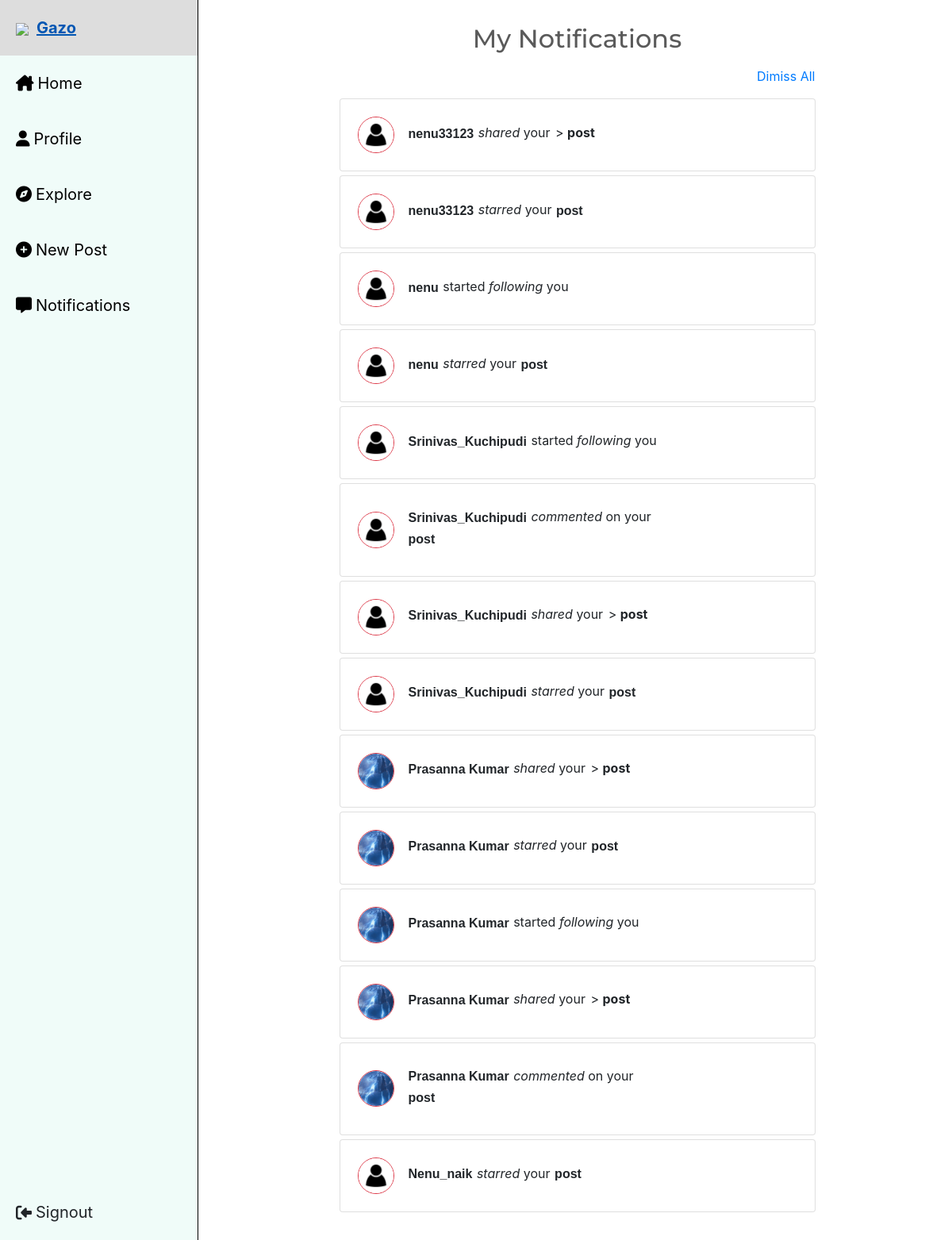
Page /notifications/1 (signed in) on the committed database.
### app.py (models this page shows, shortened)
class Notification(db.Model):
    id = db.Column(db.Integer, primary_key=True)
    post_id = db.Column(db.Integer, db.ForeignKey(
        'post.id'), nullable=False, default=-1)
    user_id = db.Column(db.Integer, nullable=False)
    user_to_be_notified_id = db.Column(
        db.Integer, db.ForeignKey('user.id'), nullable=False)
    notif_type = db.Column(db.String, nullable=False)
    created_at = db.Column(db.DateTime, default=datetime.utcnow)
    def get_user(self, user_id):
        user = User.query.filter_by(id=user_id).first()
        return user

class User(UserMixin, db.Model):
    id = db.Column(db.Integer, primary_key=True)
    username = db.Column(db.String(80), unique=True, nullable=False)
    email = db.Column(db.String(120), unique=True, nullable=False)
    password_hash = db.Column(db.String(128), nullable=False)
    bio = db.Column(db.String(120), nullable=False,
                    default='Write something about yourself')
    profession = db.Column(db.String(120), nullable=False,
                           default='Your profession')
    profile_pic = db.Column(db.String(120), nullable=False,
                            default='public/unknown.png')
    date_created = db.Column(db.DateTime, default=datetime.utcnow)
    postrows = db.relationship('Post', backref='user', lazy=True)
    starrows = db.relationship('Star', backref='user', lazy=True)
    commentrows = db.relationship('Comment', backref='user', lazy=True)
    resharerows = db.relationship('Reshare', backref='user', lazy=True)
    notificationrows = db.relationship(
        'Notification', backref='user', lazy=True)

### app.py (the view, shortened to what this page needs)
@app.route('/notifications/<int:user_id>', methods=['GET', 'DELETE'])
@login_required
def notifications(user_id):
    if request.method == 'GET':
        user = User.query.filter_by(id=user_id)
        notifications = Notification.query.filter_by(
            user_to_be_notified_id=user_id).all()
        return render_template('notifications.html', notifications=notifications, user=user)

### app.py (called while the page is built)
@login_manager.user_loader
def load_user(user_id):
    return User.query.get(int(user_id))

### templates/notifications.html (shortened to what this page needs)
<!DOCTYPE html>
<html lang="en">
<head>
    <link href="https://use.fontawesome.com/releases/v5.0.1/css/all.css" rel="stylesheet" />
    <link rel="stylesheet" href="https://cdnjs.cloudflare.com/ajax/libs/bootswatch/4.4.1/minty/bootstrap.min.css">
    <link rel="stylesheet" href="{{url_for('static',filename='css/home.css')}}">
    <link rel="stylesheet" href="https://cdnjs.cloudflare.com/ajax/libs/font-awesome/6.4.0/css/all.min.css">
    <link rel="stylesheet" href="https://stackpath.bootstrapcdn.com/bootstrap/4.3.1/css/bootstrap.min.css">
    <link rel="stylesheet" href="https://use.fontawesome.com/releases/v5.0.1/css/all.css">
</head>
<body>
    <div class="sidebar collapse show" id="sidebar">
        <a href="#" style="padding-bottom: 20px;"><img src="https://img.icons8.com/color/48/null/drawing--v2.png"
                style="margin-right: 10px;" /><strong>Gazo</strong></a>
        <a href="/home/{{current_user.id}}"><i class="fa-solid fa-house-chimney" style="margin-right: 5px;"></i>Home</a>
        <a href="/profile/{{current_user.id}}"><i class="fa-solid fa-user" style="margin-right: 5px;"></i>Profile</a>
        <a href="/explore/{{current_user.id}}"><i class="fa-solid fa-compass" style="margin-right: 5px;"></i>Explore</a>
        <a href="/post/{{current_user.id}}"><i class="fa-solid fa-circle-plus" style="margin-right: 5px;"></i>New
            Post</a>
        <a href="/notifications/{{current_user.id}}"><i class="fa-solid fa-message"
                style="margin-right: 5px;"></i>Notifications</a>
        <a class="signout" data-toggle="modal" data-target="#logoutModal">
            <i class="fa-solid fa-right-to-bracket fa-rotate-180" style="margin-right: 5px;"></i>Signout
        </a>
    </div>
    <div class="main">
        <div class="row notification-container" style="margin-left: auto; margin-right: auto;">
            <h2 class="text-center pb-2">My Notifications</h2>
            <p class="dismiss text-right"><a data-user="{{current_user.id}}" id="dismiss-all" href="#">Dimiss All</a>
            </p>
            {% for notification in notifications|reverse %}
            <div class="card notification-card notification-invitation">
                <div class="card-body">
                    <table>
                        <tr>
                            <td style="width:70%">
                                <div class="d-flex flex-row align-items-center">
                                    <button class="btn p-0 mr-3"
                                        onclick="location.href='/profile/{{notification.user_id}}'">
                                        <div
                                            class="rounded-circle overflow-hidden d-flex justify-content-center align-items-center border border-danger post-profile-photo">
                                            <img src="{{url_for('static', filename=notification.get_user(notification.user_id).profile_pic)}}"
                                                alt="..." style="object-fit: cover; position: absolute; left: 0;">
                                        </div>
                                    </button>
                                    {% if notification.notif_type == 'follow' %}
                                    <div class="card-title mt-2"><button class="btn p-0"
                                            style="font-family: Arial, Helvetica, sans-serif;"
                                            onclick="location.href='/profile/{{notification.user_id}}'">
                                            <strong>{{notification.get_user(notification.user_id).username}}</strong>
                                        </button> started <i>following</i> you
                                    </div>
                                    {% elif notification.notif_type == 'star' %}
                                    <div class="card-title mt-2"><button class="btn p-0"
                                            style="font-family: Arial, Helvetica, sans-serif;"
                                            onclick="location.href='/profile/{{notification.user_id}}'">
                                            <strong>{{notification.get_user(notification.user_id).username}}</strong>
                                        </button><i> starred</i> your <button class="btn p-0"
                                            style="font-family: Arial, Helvetica, sans-serif;"
                                            onclick="location.href='/profile/{{current_user.id}}#post-{{notification.post_id}}'">
                                            <strong>post</strong>
                                        </button>
                                    </div>
                                    {% elif notification.notif_type == 'reshare' %}
                                    <div class="card-title mt-2"><button class="btn p-0"
                                            style="font-family: Arial, Helvetica, sans-serif;"
                                            onclick="location.href='/profile/{{notification.user_id}}'">
                                            <strong>{{notification.get_user(notification.user_id).username}}</strong>
                                        </button><i> shared</i> your <button class="btn p-0"
                                            style="font-family: Arial, Helvetica, sans-serif;"
                                            onclick="location.href='/profile/{{current_user.id}}#post-{{notification.post_id}}'"></button>>
                                        <strong>post</strong>
                                    </div>
                                    {% else %}
                                    <div class="card-title mt-2"><button class="btn p-0"
                                            style="font-family: Arial, Helvetica, sans-serif;"
                                            onclick="location.href='/profile/{{notification.user_id}}'">
                                            <strong>{{notification.get_user(notification.user_id).username}}</strong>
                                        </button><i> commented</i> on your <button class="btn p-0"
                                            style="font-family: Arial, Helvetica, sans-serif;"
                                            onclick="location.href='/profile/{{current_user.id}}#post-{{notification.post_id}}'">
                                        <strong>post</strong>
                                        </button>
                                    </div>
                                    {% endif %}
                                </div>
                            </td>
                            <td style="width:30%">
                            </td>
                        </tr>
                    </table>
                </div>
            </div>
            {% endfor %}
        </div>
    </div>
</body>
</html>

### static/css/home.css (style rules this page uses)
.post-profile-photo { width: 46px; height: 46px; position: relative; border-width: 2px !important; }
.sidebar { height: 100%; position: fixed; top: 0; left: 0; width: 250px; z-index: 1; background-color: #F0FCF9; overflow-x: hidden; border-right: 1px solid black; }
.sidebar a { display: block; color: #000; padding: 20px; text-decoration: none; font-size: 20px; }
.main { margin-left: 305px; margin-right: 50px; padding: 0px 10px; }
.sidebar .signout { position: absolute; bottom: 0; width: 100%; }
.card { width: 60%; margin: 0px auto; }
.post-profile-photo img { width: 100%; height: 100%; object-fit: cover; }
body { background-color: #fcfcfc; }
.row { margin: auto; padding: 30px; width: 80%; display: flex; flex-flow: column; }
.row .card { width: 100%; margin-bottom: 5px; display: block; transition: opacity 0.3s; }
.card-body { padding: 0.5rem; }
.card-body table { width: 100%; }
.card-body table tr { display: flex; }
.card-body table tr td:nth-child(2) { text-align: right; justify-content: space-around; }
.card-title:before { display: inline-block; font-family: "Font Awesome\ 5 Free"; font-weight: 900; font-size: 1.1rem; text-align: center; border: 2px solid grey; border-radius: 100px; width: 30px; height: 30px; padding-bottom: 3px; margin-right: 10px; }
img { image-rendering: -moz-crisp-edges; image-rendering: -o-crisp-edges; image-rendering: -webkit-optimize-contrast; image-rendering: crisp-edges; -ms-interpolation-mode: nearest-neighbor; }

### rows in the picture
Notification: profile_pic (picture), get_user "nenu33123"
Notification: profile_pic (picture), get_user "nenu33123"
Notification: profile_pic (picture), get_user "nenu"
Notification: profile_pic (picture), get_user "nenu"
Notification: profile_pic (picture), get_user "Srinivas_Kuchipudi"
Notification: profile_pic (picture), get_user "Srinivas_Kuchipudi"
Notification: profile_pic (picture), get_user "Srinivas_Kuchipudi"
Notification: profile_pic (picture), get_user "Srinivas_Kuchipudi"
Notification: profile_pic (picture), get_user "Prasanna Kumar"
Notification: profile_pic (picture), get_user "Prasanna Kumar"
Notification: profile_pic (picture), get_user "Prasanna Kumar"
Notification: profile_pic (picture), get_user "Prasanna Kumar"
Notification: profile_pic (picture), get_user "Prasanna Kumar"
Notification: profile_pic (picture), get_user "Nenu_naik"
